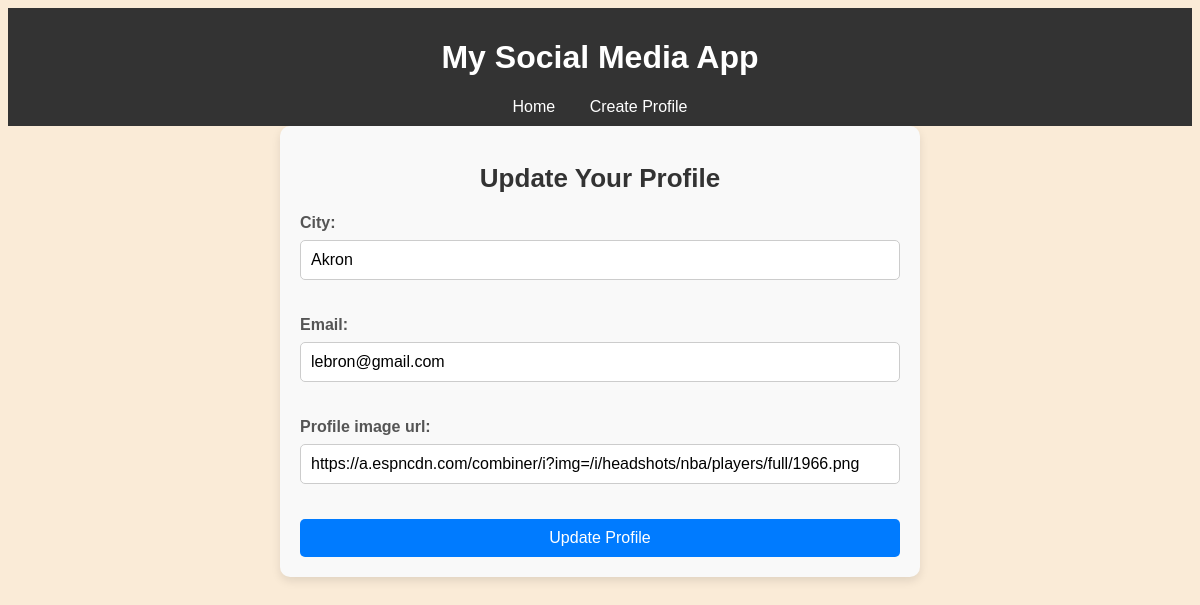
The app's page /mini_fb/profile/1/update/, older data.
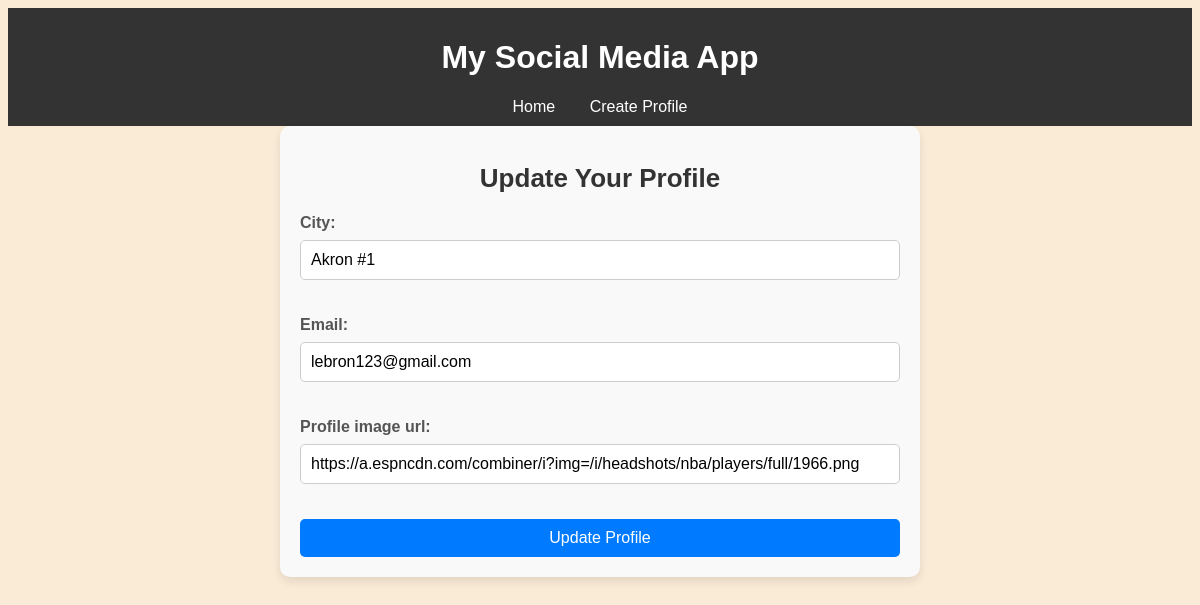
The same page, newer data.
### mini_fb/models.py (models this page shows, shortened)
class Profile(models.Model):
    first_name = models.CharField(max_length=30)
    last_name = models.CharField(max_length=30)
    city = models.CharField(max_length=30)
    email = models.EmailField()
    profile_image_url = models.URLField(max_length=200)

### mini_fb/views.py (the view, shortened to what this page needs)
# urls.py: path('profile/<int:pk>/update/', UpdateProfileView.as_view(), name='update_profile'),
class UpdateProfileView(UpdateView):
    model = Profile
    form_class = UpdateProfileForm
    template_name = 'mini_fb/update_profile_form.html'

### mini_fb/forms.py
class UpdateProfileForm(forms.ModelForm):
    class Meta:
        model = Profile
        fields = ['city', 'email', 'profile_image_url']

### mini_fb/templates/mini_fb/update_profile_form.html (shortened to what this page needs)
{% extends 'mini_fb/base.html' %}
{% block content %}
<div class="form-container">
    <h1>Update Your Profile</h1>
    <form method="post">
        {{ form.as_p }}
        <button type="submit">Update Profile</button>
    </form>
</div>
{% endblock %}

### mini_fb/templates/mini_fb/base.html (shortened to what this page needs)
<!DOCTYPE html>
<html lang="en">
<head>
    {% load static %}
    <link rel="stylesheet" href="{% static 'mini_fb.css' %}">
</head>
<body>
    <header>
        <h1>My Social Media App</h1>
        <nav>
            <a href="/mini_fb/">Home</a>
            <a href="/mini_fb/create_profile/">Create Profile</a>
        </nav>
    </header>
    <main>
        {% block content %}{% endblock %}
    </main>
</body>
</html>

### static/mini_fb.css (style rules this page uses)
body { font-family: Arial, sans-serif; background-color: antiquewhite; }
header { background-color: #333; color: white; padding: 10px; text-align: center; }
nav a { margin: 0 15px; color: white; text-decoration: none; }
a { text-decoration: none; color: blueviolet; }

### mini_fb/templates/mini_fb/update_profile_form.html (style rules this page uses)
.form-container { max-width: 600px; margin: 0 auto; padding: 20px; background-color: #f9f9f9; border-radius: 10px; box-shadow: 0 4px 10px rgba(0, 0, 0, 0.1); font-family: Arial, sans-serif; }
.form-container h1 { text-align: center; margin-bottom: 20px; font-size: 26px; color: #333; }
.form-container label { display: block; margin-bottom: 8px; font-weight: bold; color: #555; }
.form-container input[type="text"], .form-container input[type="email"], .form-container input[type="url"] { width: 100%; padding: 10px; margin-bottom: 20px; border: 1px solid #ccc; border-radius: 5px; font-size: 16px; box-sizing: border-box; }
.form-container button { width: 100%; padding: 10px; background-color: #007bff; color: white; border: none; border-radius: 5px; font-size: 16px; cursor: pointer; transition: background-color 0.3s ease; }
.form-container p { margin-bottom: 15px; color: #555; }

Row changes from the older to the newer data that the page shows:
changed Profile: city "Akron" → "Akron #1"; email "lebron@gmail.com" → "lebron123@gmail.com"
